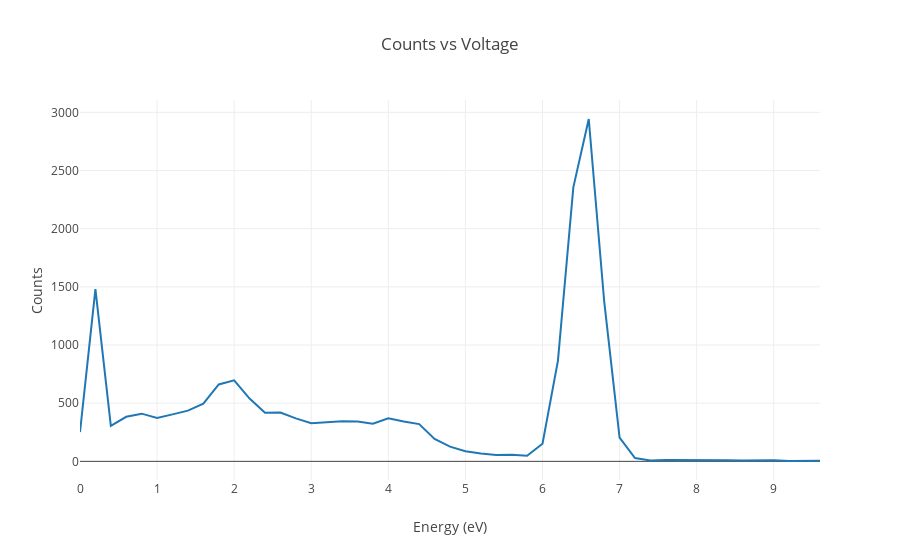

Write notebook code for a chart like this one.
### Code cell
layout = dict(title = 'Counts vs Voltage',
              xaxis = dict(title = 'Energy (eV)'),
              yaxis = dict(title = 'Counts'),
              )
iplot({"data": [{"x": spectrum[9.8], "y": spectrum[5.0]}], "layout": layout})

### Figure 1 — Plotly figure (JSON) as saved in the notebook; plotly's stock layout.template omitted (floating-point values rounded to 4 significant figures)
{"data": [{"x": [9.6, 9.4, 9.2, 9.0, 8.8, 8.6, 8.4, 8.2, 8.0, 7.8, 7.6, 7.4, 7.2, 7.0, 6.8, 6.6, 6.4, 6.2, 6.0, 5.8, 5.6, 5.4, 5.2, 5.0, 4.8, 4.6, 4.4, 4.2, 4.0, 3.8, 3.6, 3.4, 3.2, 3.0, 2.8, 2.6, 2.4, 2.2, 2.0, 1.8, 1.6, 1.4, 1.2, 1.0, 0.8, 0.6, 0.4, 0.2, 4.974e-14], "y": [5, 3, 3, 9, 6, 7, 9, 9, 14, 12, 12, 7, 28, 205, 1378, 2943, 2355, 864, 151, 48, 56, 55, 67, 87, 126, 192, 320, 343, 371, 323, 342, 344, 337, 328, 369, 419, 418, 540, 696, 661, 496, 436, 404, 373, 410, 383, 305, 1481, 252]}], "layout": {"title": "Counts vs Voltage", "xaxis": {"title": "Energy (eV)"}, "yaxis": {"title": "Counts"}}}
